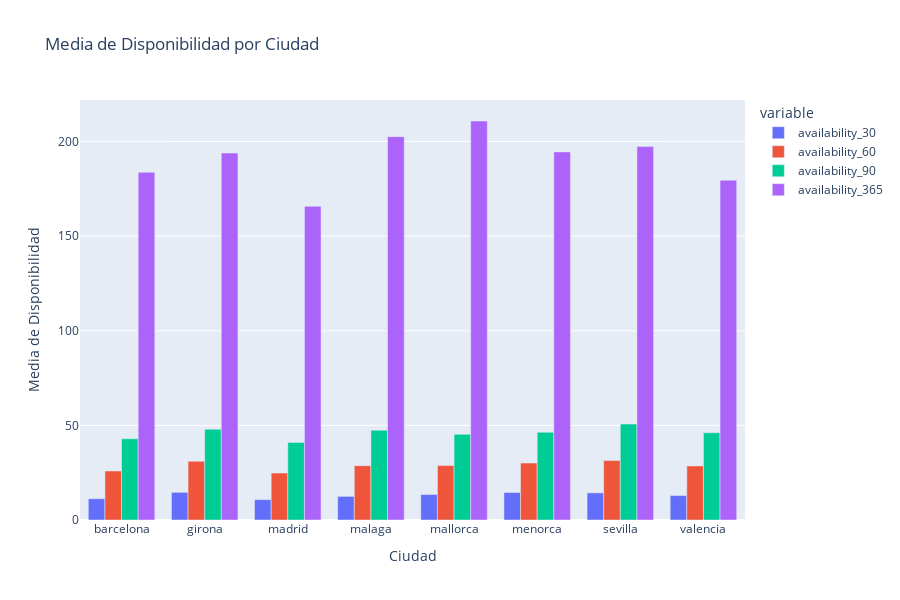

Here is the notebook cell this chart was saved with:
### Code cell
# Crear el gráfico de barras agrupadas
fig = px.bar(
    media_disp_ciudad,
    x='city',
    y=['availability_30', 'availability_60', 'availability_90', 'availability_365'],
    title='Media de Disponibilidad por Ciudad',
    labels={'value': 'Media de Disponibilidad', 'city': 'Ciudad'},
    height=600
)

# barras agrupadas
fig.update_layout(barmode='group')

fig.show()

### Figure 1 — Plotly figure (JSON) as saved in the notebook; plotly's stock layout.template omitted (floating-point values rounded to 4 significant figures)
{"data": [{"hovertemplate": "variable=availability_30<br>Ciudad=%{x}<br>Media de Disponibilidad=%{y}<extra></extra>", "legendgroup": "availability_30", "marker": {"color": "#636efa", "pattern": {"shape": ""}}, "name": "availability_30", "orientation": "v", "showlegend": true, "textposition": "auto", "type": "bar", "x": ["barcelona", "girona", "madrid", "malaga", "mallorca", "menorca", "sevilla", "valencia"], "xaxis": "x", "y": [11.25, 14.61, 10.76, 12.48, 13.47, 14.52, 14.34, 12.9], "yaxis": "y"}, {"hovertemplate": "variable=availability_60<br>Ciudad=%{x}<br>Media de Disponibilidad=%{y}<extra></extra>", "legendgroup": "availability_60", "marker": {"color": "#EF553B", "pattern": {"shape": ""}}, "name": "availability_60", "orientation": "v", "showlegend": true, "textposition": "auto", "type": "bar", "x": ["barcelona", "girona", "madrid", "malaga", "mallorca", "menorca", "sevilla", "valencia"], "xaxis": "x", "y": [25.91, 31.06, 24.83, 28.72, 28.75, 30.11, 31.41, 28.58], "yaxis": "y"}, {"hovertemplate": "variable=availability_90<br>Ciudad=%{x}<br>Media de Disponibilidad=%{y}<extra></extra>", "legendgroup": "availability_90", "marker": {"color": "#00cc96", "pattern": {"shape": ""}}, "name": "availability_90", "orientation": "v", "showlegend": true, "textposition": "auto", "type": "bar", "x": ["barcelona", "girona", "madrid", "malaga", "mallorca", "menorca", "sevilla", "valencia"], "xaxis": "x", "y": [42.95, 48.0, 41.02, 47.44, 45.28, 46.37, 50.72, 46.12], "yaxis": "y"}, {"hovertemplate": "variable=availability_365<br>Ciudad=%{x}<br>Media de Disponibilidad=%{y}<extra></extra>", "legendgroup": "availability_365", "marker": {"color": "#ab63fa", "pattern": {"shape": ""}}, "name": "availability_365", "orientation": "v", "showlegend": true, "textposition": "auto", "type": "bar", "x": ["barcelona", "girona", "madrid", "malaga", "mallorca", "menorca", "sevilla", "valencia"], "xaxis": "x", "y": [183.8, 194.0, 165.8, 202.6, 210.9, 194.6, 197.4, 179.6], "yaxis": "y"}], "layout": {"barmode": "group", "height": 600, "legend": {"title": {"text": "variable"}, "tracegroupgap": 0}, "title": {"text": "Media de Disponibilidad por Ciudad"}, "xaxis": {"anchor": "y", "domain": [0, 1], "title": {"text": "Ciudad"}}, "yaxis": {"anchor": "x", "domain": [0, 1], "title": {"text": "Media de Disponibilidad"}}}}
